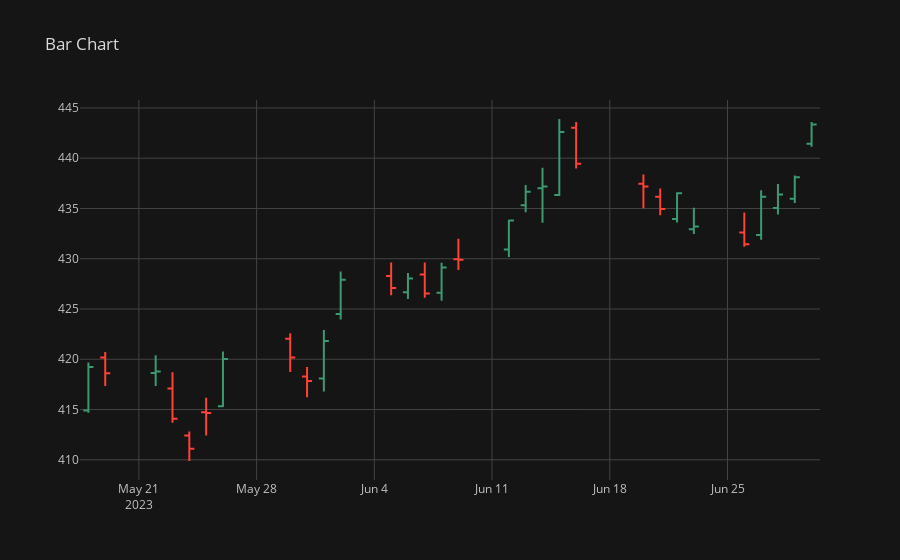

The notebook cell saved with this chart:
### Code cell
df3[-30:].iplot(kind='ohlc', title='Bar Chart')
